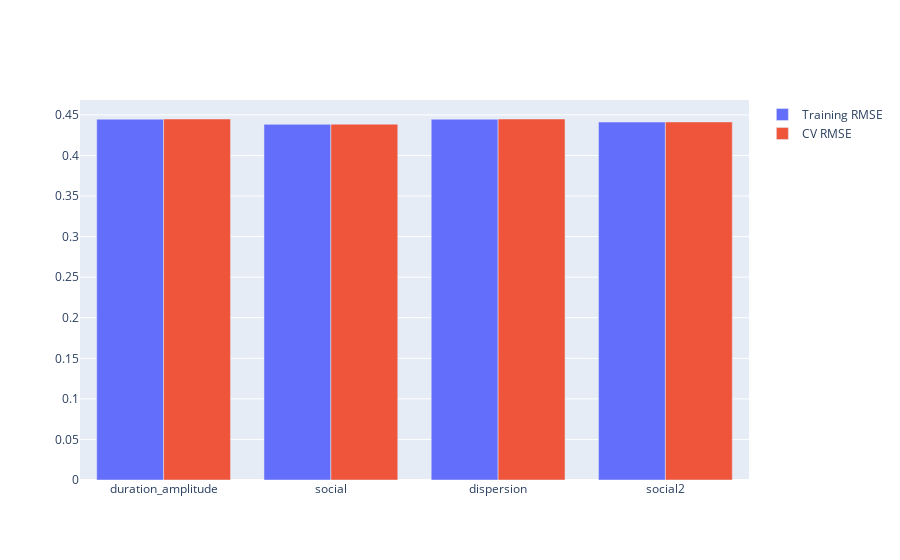

Notebook code for this chart:
### Code cell
model_types = ['duration_amplitude', 'social', 'dispersion', 'social2']

# loop over models
models = {}
for model_type in model_types:
    
    # get data for `subj`
    df_subj = df_merged[df_merged['subj']=='sEE']
    
    # shuffle data before splitting
    shuffled_data = df_subj.sample(frac=1., random_state=42)

    # now split up the datasets into training and testing
    shuffled_data['corr_resp'] = shuffled_data['corr_resp'].astype(float)
    train, test = train_test_split(shuffled_data, test_size=0.1, random_state=83)

    # get model features
    quant_features, qual_features = get_model_features(model_type=model_type)
    
    # define model
    model = define_model(quant_features, qual_features)
    
    # fit model
    fitted_model = fit_model(model, train, train['corr_resp'])
    
    print(f'fitting {model_type} model')
    
    # add fitted model to dictionary
    models[model_type] = fitted_model

fig, training_rmse, validation_rmse, test_rmse = compare_models(models, train, test)
fig

### Figure 1 — Plotly figure (JSON) as saved in the notebook; plotly's stock layout.template omitted (floating-point values rounded to 4 significant figures)
{"data": [{"name": "Training RMSE", "type": "bar", "x": ["duration_amplitude", "social", "dispersion", "social2"], "y": [0.4447, 0.4383, 0.4447, 0.4411]}, {"name": "CV RMSE", "type": "bar", "x": ["duration_amplitude", "social", "dispersion", "social2"], "y": [0.4449, 0.4385, 0.4449, 0.4413]}], "layout": {}}
